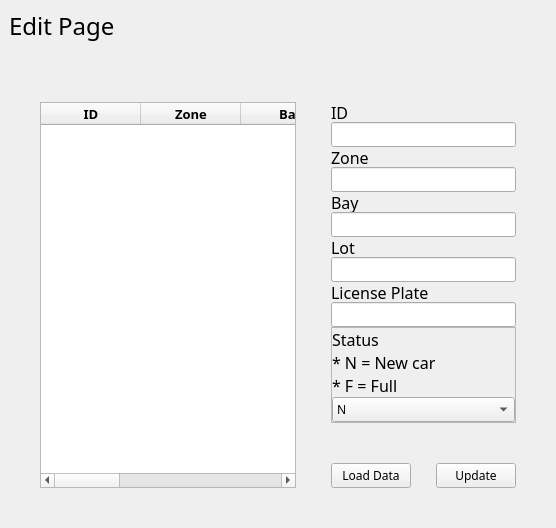
         <widget class="QWidget" name="edit_page">
          <property name="font">
           <font>
            <family>Mitr SemiBold</family>
           </font>
          </property>
          <layout class="QVBoxLayout" name="verticalLayout_9">
           <property name="spacing">
            <number>10</number>
           </property>
           <property name="leftMargin">
            <number>0</number>
           </property>
           <property name="topMargin">
            <number>0</number>
           </property>
           <property name="rightMargin">
            <number>0</number>
           </property>
           <property name="bottomMargin">
            <number>0</number>
           </property>
           <item>
            <widget class="QFrame" name="edit_header_frame">
             <property name="font">
              <font>
               <family>Mitr SemiBold</family>
              </font>
             </property>
             <property name="frameShape">
              <enum>QFrame::NoFrame</enum>
             </property>
             <property name="frameShadow">
              <enum>QFrame::Raised</enum>
             </property>
             <layout class="QHBoxLayout" name="horizontalLayout_7">
              <item>
               <widget class="QLabel" name="label_31">
                <property name="font">
                 <font>
                  <family>Mitr SemiBold</family>
                  <pointsize>18</pointsize>
                 </font>
                </property>
                <property name="text">
                 <string>Edit Page</string>
                </property>
               </widget>
              </item>
             </layout>
            </widget>
           </item>
           <item>
            <widget class="QFrame" name="edit_body_frame">
             <property name="frameShape">
              <enum>QFrame::NoFrame</enum>
             </property>
             <property name="frameShadow">
              <enum>QFrame::Raised</enum>
             </property>
             <layout class="QVBoxLayout" name="verticalLayout_32">
              <property name="leftMargin">
               <number>20</number>
              </property>
              <property name="topMargin">
               <number>20</number>
              </property>
              <property name="rightMargin">
               <number>20</number>
              </property>
              <property name="bottomMargin">
               <number>20</number>
              </property>
              <item>
               <widget class="QFrame" name="frame_14">
                <property name="font">
                 <font>
                  <family>Mitr SemiBold</family>
                 </font>
                </property>
                <property name="frameShape">
                 <enum>QFrame::NoFrame</enum>
                </property>
                <property name="frameShadow">
                 <enum>QFrame::Raised</enum>
                </property>
                <layout class="QHBoxLayout" name="horizontalLayout_9">
                 <property name="spacing">
                  <number>20</number>
                 </property>
                 <property name="leftMargin">
                  <number>20</number>
                 </property>
                 <property name="topMargin">
                  <number>20</number>
                 </property>
                 <property name="rightMargin">
                  <number>20</number>
                 </property>
                 <property name="bottomMargin">
                  <number>20</number>
                 </property>
                 <item>
                  <widget class="QTableWidget" name="tableWidget">
                   <property name="font">
                    <font>
                     <family>Mitr SemiBold</family>
                     <pointsize>10</pointsize>
                     <weight>75</weight>
                     <bold>true</bold>
                    </font>
                   </property>
                   <column>
                    <property name="text">
                     <string>ID</string>
                    </property>
                   </column>
                   <column>
                    <property name="text">
                     <string>Zone</string>
                    </property>
                   </column>
                   <column>
                    <property name="text">
                     <string>Bay</string>
                    </property>
                   </column>
                   <column>
                    <property name="text">
                     <string>Lot</string>
                    </property>
                   </column>
                   <column>
                    <property name="text">
                     <string>License Plate</string>
                    </property>
                   </column>
                   <column>
                    <property name="text">
                     <string>Status</string>
                    </property>
                   </column>
                   <column>
                    <property name="text">
                     <string>Time</string>
                    </property>
                   </column>
                  </widget>
                 </item>
                 <item>
                  <widget class="QFrame" name="frame_23">
                   <property name="maximumSize">
                    <size>
                     <width>200</width>
                     <height>16777215</height>
                    </size>
                   </property>
                   <property name="frameShape">
                    <enum>QFrame::NoFrame</enum>
                   </property>
                   <property name="frameShadow">
                    <enum>QFrame::Raised</enum>
                   </property>
                   <layout class="QVBoxLayout" name="verticalLayout_11">
                    <property name="spacing">
                     <number>0</number>
                    </property>
                    <property name="leftMargin">
                     <number>15</number>
                    </property>
                    <property name="topMargin">
                     <number>0</number>
                    </property>
                    <property name="rightMargin">
                     <number>0</number>
                    </property>
                    <property name="bottomMargin">
                     <number>0</number>
                    </property>
                    <item>
                     <widget class="QFrame" name="frame_24">
                      <property name="frameShape">
                       <enum>QFrame::NoFrame</enum>
                      </property>
                      <property name="frameShadow">
                       <enum>QFrame::Raised</enum>
                      </property>
                      <layout class="QVBoxLayout" name="verticalLayout_26">
                       <property name="spacing">
                        <number>0</number>
                       </property>
                       <property name="leftMargin">
                        <number>0</number>
                       </property>
                       <property name="topMargin">
                        <number>0</number>
                       </property>
                       <property name="rightMargin">
                        <number>0</number>
                       </property>
                       <property name="bottomMargin">
                        <number>0</number>
                       </property>
                       <item>
                        <widget class="QLabel" name="label_22">
                         <property name="maximumSize">
                          <size>
                           <width>16777215</width>
                           <height>20</height>
                          </size>
                         </property>
                         <property name="font">
                          <font>
                           <family>Mitr SemiBold</family>
                           <pointsize>12</pointsize>
                          </font>
                         </property>
                         <property name="text">
                          <string>ID</string>
                         </property>
                        </widget>
                       </item>
                       <item>
                        <widget class="QLineEdit" name="lineEdit_2"/>
                       </item>
                      </layout>
                     </widget>
                    </item>
                    <item>
                     <widget class="QFrame" name="frame_25">
                      <property name="frameShape">
                       <enum>QFrame::NoFrame</enum>
                      </property>
                      <property name="frameShadow">
                       <enum>QFrame::Raised</enum>
                      </property>
                      <layout class="QVBoxLayout" name="verticalLayout_27">
                       <property name="spacing">
                        <number>0</number>
                       </property>
                       <property name="leftMargin">
                        <number>0</number>
                       </property>
                       <property name="topMargin">
                        <number>0</number>
                       </property>
                       <property name="rightMargin">
                        <number>0</number>
                       </property>
                       <property name="bottomMargin">
                        <number>0</number>
                       </property>
                       <item>
                        <widget class="QLabel" name="label_23">
                         <property name="maximumSize">
                          <size>
                           <width>16777215</width>
                           <height>20</height>
                          </size>
                         </property>
                         <property name="font">
                          <font>
                           <family>Mitr SemiBold</family>
                           <pointsize>12</pointsize>
                          </font>
                         </property>
                         <property name="text">
                          <string>Zone</string>
                         </property>
                        </widget>
                       </item>
                       <item>
                        <widget class="QLineEdit" name="lineEdit_3"/>
                       </item>
                      </layout>
                     </widget>
                    </item>
                    <item>
                     <widget class="QFrame" name="frame_26">
                      <property name="frameShape">
                       <enum>QFrame::NoFrame</enum>
                      </property>
                      <property name="frameShadow">
                       <enum>QFrame::Raised</enum>
                      </property>
                      <layout class="QVBoxLayout" name="verticalLayout_28">
                       <property name="spacing">
                        <number>0</number>
                       </property>
                       <property name="leftMargin">
                        <number>0</number>
                       </property>
                       <property name="topMargin">
                        <number>0</number>
                       </property>
                       <property name="rightMargin">
                        <number>0</number>
                       </property>
                       <property name="bottomMargin">
                        <number>0</number>
                       </property>
                       <item>
                        <widget class="QLabel" name="label_24">
                         <property name="maximumSize">
                          <size>
                           <width>16777215</width>
                           <height>20</height>
                          </size>
                         </property>
                         <property name="font">
                          <font>
                           <family>Mitr SemiBold</family>
                           <pointsize>12</pointsize>
                          </font>
                         </property>
                         <property name="text">
                          <string>Bay</string>
                         </property>
                        </widget>
                       </item>
                       <item>
                        <widget class="QLineEdit" name="lineEdit_4"/>
                       </item>
                      </layout>
                     </widget>
                    </item>
                    <item>
                     <widget class="QFrame" name="frame_27">
                      <property name="frameShape">
                       <enum>QFrame::NoFrame</enum>
                      </property>
                      <property name="frameShadow">
                       <enum>QFrame::Raised</enum>
                      </property>
                      <layout class="QVBoxLayout" name="verticalLayout_29">
                       <property name="spacing">
                        <number>0</number>
                       </property>
                       <property name="leftMargin">
                        <number>0</number>
                       </property>
                       <property name="topMargin">
                        <number>0</number>
                       </property>
                       <property name="rightMargin">
                        <number>0</number>
                       </property>
                       <property name="bottomMargin">
                        <number>0</number>
                       </property>
                       <item>
                        <widget class="QLabel" name="label_25">
                         <property name="maximumSize">
                          <size>
                           <width>16777215</width>
                           <height>20</height>
                          </size>
                         </property>
                         <property name="font">
                          <font>
                           <family>Mitr SemiBold</family>
                           <pointsize>12</pointsize>
                          </font>
                         </property>
                         <property name="text">
                          <string>Lot</string>
                         </property>
                        </widget>
                       </item>
                       <item>
                        <widget class="QLineEdit" name="lineEdit_5"/>
                       </item>
                      </layout>
                     </widget>
                    </item>
                    <item>
                     <widget class="QFrame" name="frame_28">
                      <property name="frameShape">
                       <enum>QFrame::NoFrame</enum>
                      </property>
                      <property name="frameShadow">
                       <enum>QFrame::Raised</enum>
                      </property>
                      <layout class="QVBoxLayout" name="verticalLayout_30">
                       <property name="spacing">
                        <number>0</number>
                       </property>
                       <property name="leftMargin">
                        <number>0</number>
                       </property>
                       <property name="topMargin">
                        <number>0</number>
                       </property>
                       <property name="rightMargin">
                        <number>0</number>
                       </property>
                       <property name="bottomMargin">
                        <number>0</number>
                       </property>
                       <item>
                        <widget class="QLabel" name="label_26">
                         <property name="maximumSize">
                          <size>
                           <width>16777215</width>
                           <height>20</height>
                          </size>
                         </property>
                         <property name="font">
                          <font>
                           <family>Mitr SemiBold</family>
                           <pointsize>12</pointsize>
                          </font>
                         </property>
                         <property name="text">
                          <string>License Plate</string>
                         </property>
                        </widget>
                       </item>
                       <item>
                        <widget class="QLineEdit" name="lineEdit_6"/>
                       </item>
                      </layout>
                     </widget>
                    </item>
                    <item>
                     <widget class="QFrame" name="frame_29">
                      <property name="frameShape">
                       <enum>QFrame::StyledPanel</enum>
                      </property>
                      <property name="frameShadow">
                       <enum>QFrame::Raised</enum>
                      </property>
                      <layout class="QVBoxLayout" name="verticalLayout_31">
                       <property name="spacing">
                        <number>0</number>
                       </property>
                       <property name="leftMargin">
                        <number>0</number>
                       </property>
                       <property name="topMargin">
                        <number>0</number>
                       </property>
                       <property name="rightMargin">
                        <number>0</number>
                       </property>
                       <property name="bottomMargin">
                        <number>0</number>
                       </property>
                       <item>
                        <widget class="QLabel" name="label_27">
                         <property name="font">
                          <font>
                           <family>Mitr SemiBold</family>
                           <pointsize>12</pointsize>
                          </font>
                         </property>
                         <property name="text">
                          <string>Status</string>
                         </property>
                        </widget>
                       </item>
                       <item>
                        <widget class="QLabel" name="label_28">
                         <property name="font">
                          <font>
                           <family>Mitr SemiBold</family>
                           <pointsize>12</pointsize>
                          </font>
                         </property>
                         <property name="text">
                          <string>* N = New car</string>
                         </property>
                        </widget>
                       </item>
                       <item>
                        <widget class="QLabel" name="label_29">
                         <property name="font">
                          <font>
                           <family>Mitr SemiBold</family>
                           <pointsize>12</pointsize>
                          </font>
                         </property>
                         <property name="text">
                          <string>* F = Full</string>
                         </property>
                        </widget>
                       </item>
                       <item>
                        <widget class="QComboBox" name="comboBox">
                         <property name="font">
                          <font>
                           <family>Mitr SemiBold</family>
                          </font>
                         </property>
                         <item>
                          <property name="text">
                           <string>N</string>
                          </property>
                         </item>
                         <item>
                          <property name="text">
                           <string>F</string>
                          </property>
                         </item>
                        </widget>
                       </item>
                      </layout>
                     </widget>
                    </item>
                    <item>
                     <spacer name="verticalSpacer_3">
                      <property name="orientation">
                       <enum>Qt::Vertical</enum>
                      </property>
                      <property name="sizeHint" stdset="0">
                       <size>
                        <width>20</width>
                        <height>40</height>
                       </size>
                      </property>
                     </spacer>
                    </item>
                    <item>
                     <widget class="QFrame" name="frame_30">
                      <property name="maximumSize">
                       <size>
                        <width>16777215</width>
                        <height>50</height>
                       </size>
                      </property>
                      <property name="frameShape">
                       <enum>QFrame::NoFrame</enum>
                      </property>
                      <property name="frameShadow">
                       <enum>QFrame::Raised</enum>
                      </property>
                      <layout class="QHBoxLayout" name="horizontalLayout_18">
                       <property name="spacing">
                        <number>0</number>
                       </property>
                       <property name="leftMargin">
                        <number>0</number>
                       </property>
                       <property name="topMargin">
                        <number>0</number>
                       </property>
                       <property name="rightMargin">
                        <number>0</number>
                       </property>
                       <property name="bottomMargin">
                        <number>0</number>
                       </property>
                       <item>
                        <widget class="QPushButton" name="pushButton">
                         <property name="font">
                          <font>
                           <family>Mitr SemiBold</family>
                          </font>
                         </property>
                         <property name="cursor">
                          <cursorShape>PointingHandCursor</cursorShape>
                         </property>
                         <property name="text">
                          <string>Load Data</string>
                         </property>
                        </widget>
                       </item>
                       <item>
                        <spacer name="horizontalSpacer_8">
                         <property name="orientation">
                          <enum>Qt::Horizontal</enum>
                         </property>
                         <property name="sizeHint" stdset="0">
                          <size>
                           <width>40</width>
                           <height>20</height>
                          </size>
                         </property>
                        </spacer>
                       </item>
                       <item>
                        <widget class="QPushButton" name="pushButton_2">
                         <property name="font">
                          <font>
                           <family>Mitr SemiBold</family>
                          </font>
                         </property>
                         <property name="cursor">
                          <cursorShape>PointingHandCursor</cursorShape>
                         </property>
                         <property name="text">
                          <string>Update</string>
                         </property>
                        </widget>
                       </item>
                      </layout>
                     </widget>
                    </item>
                   </layout>
                  </widget>
                 </item>
                </layout>
               </widget>
              </item>
             </layout>
            </widget>
           </item>
          </layout>
         </widget>
